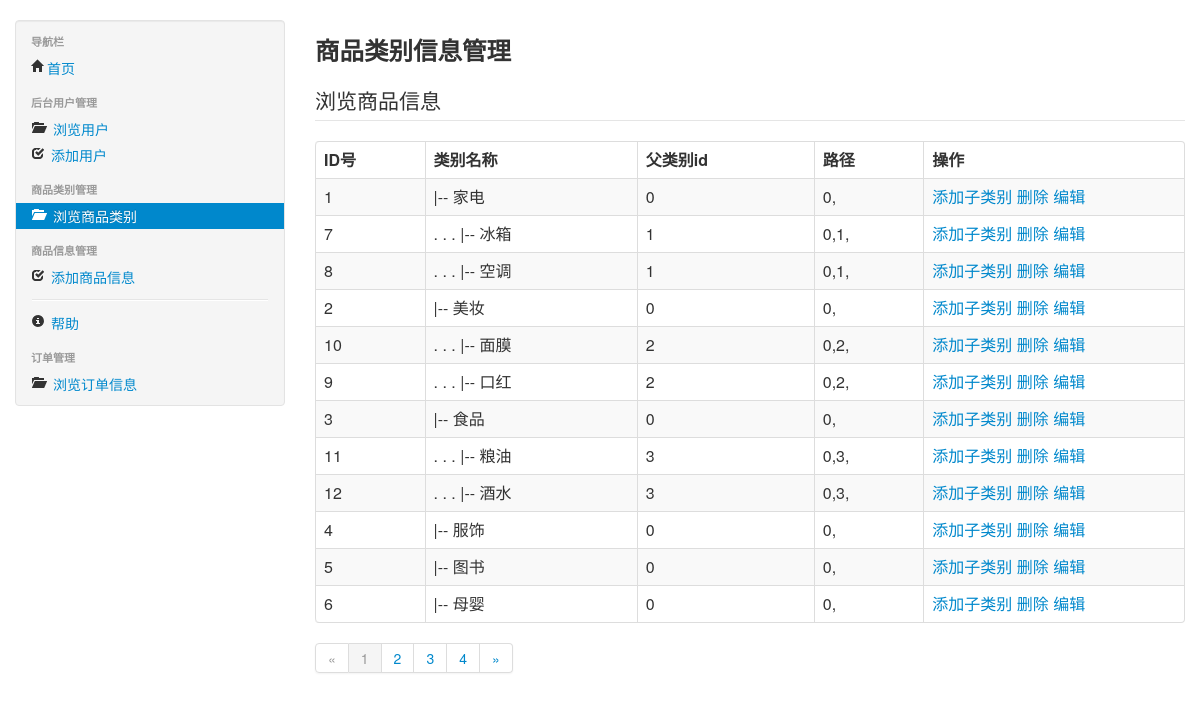
Screenshot of /myadmin/type with the database file from the repository.
### myadmin/models.py (models this page shows)
class Types(models.Model):
    name = models.CharField(max_length=32)
    pid = models.IntegerField(default=0)
    path = models.CharField(max_length=255)
    class Meta:
        db_table = "type"

### myadmin/viewsgoods.py (the view)
def typeindex(request):
    list = Types.objects.extra(select={'_has': 'path || id'}).order_by('_has')
    for ob in list:
        ob.pname = '. . . ' * (ob.path.count(',') - 1)
    context = {"typeslist": list}
    return render(request, 'myadmin/type/index.html', context)

### templates/myadmin/type/index.html
{% extends "myadmin/base.html" %}
{% block mainbody %}
    <h3>
        商品类别信息管理
    </h3>
    <legend>浏览商品信息</legend>
    <table class="table table-bordered table-striped">
        <thead>
            <tr>
                <th>ID号</th>
                <th>类别名称</th>
                <th>父类别id</th>
                <th>路径</th>
                <th>操作</th>
            </tr>
        </thead>
        <tbody>
            {% for vo in typeslist %}
            <tr>
                <td>{{ vo.id }}</td>
                <td>{{ vo.pname}}|-- {{ vo.name }}</td>
                <td>{{ vo.pid }}</td>
                <td>{{ vo.path }}</td>
                <td width="30%">
                    <a href="{% url 'myadmin_typeadd' vo.id %}" class="view-link">添加子类别</a>
                    <a href="{% url 'myadmin_typedel' vo.id %}" class="view-link">删除</a>
                    <a href="{% url 'myadmin_typeedit' vo.id %}" class="view-link">编辑</a>
                </td>
            </tr>
            {% endfor %}
        </tbody>
    </table>
    <div class="pagination">
        <ul>
            <li class="disabled">
                <a href="#">&laquo;</a>
            </li>
            <li class="active">
                <a href="#">1</a>
            </li>
            <li>
                <a href="#">2</a>
            </li>
            <li>
                <a href="#">3</a>
            </li>
            <li>
                <a href="#">4</a>
            </li>
            <li>
                <a href="#">&raquo;</a>
            </li>
        </ul>
    </div>
{% endblock %}

### static/myadmin/css/site.css (style rules this page uses)
body { padding-top:20px; padding-bottom:20px; }

### rows the page displays
Types: id "1", name "家电", pid "0", path "0,"
Types: id "7", pname ". . .", name "冰箱", pid "1", path "0,1,"
Types: id "8", pname ". . .", name "空调", pid "1", path "0,1,"
Types: id "2", name "美妆", pid "0", path "0,"
Types: id "10", pname ". . .", name "面膜", pid "2", path "0,2,"
Types: id "9", pname ". . .", name "口红", pid "2", path "0,2,"
Types: id "3", name "食品", pid "0", path "0,"
Types: id "11", pname ". . .", name "粮油", pid "3", path "0,3,"
Types: id "12", pname ". . .", name "酒水", pid "3", path "0,3,"
Types: id "4", name "服饰", pid "0", path "0,"
Types: id "5", name "图书", pid "0", path "0,"
Types: id "6", name "母婴", pid "0", path "0,"
